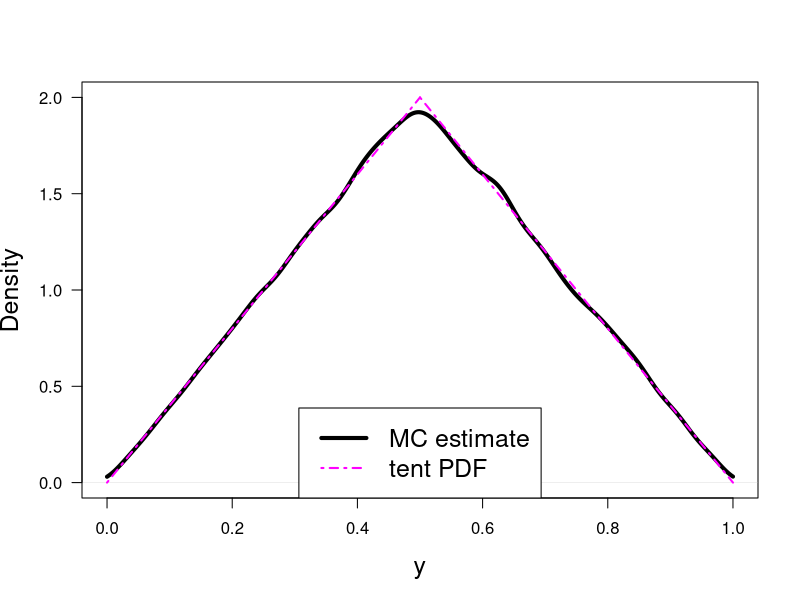

Write the R code that produced this figure.
print('file: RandomTentMCdensityEst.R')
# estimate density from 1e5 random numbers from tent PDF
set.seed(1953)
M = 1e5; r = runif(M);  # uniformly distributed random numbers
y = numeric(M)
for (k in 1:M) {    # transformation y(x)
  x = r[k];
  if (x < 0.5) {y[k] = sqrt(x/2)}
  else {y[k] = 1-sqrt((1-x)/2)}}
# png('tentDensityEstimate160722.png',width=16,height=16,units='cm',res=300)
plot(density(y,from=0.0,to=1.0),type='l',lwd=4,col='black',
     xlab='y',ylab='Density',main='',las=1,xlim=c(0,1),ylim=c(0,2),cex.lab=1.5)
dy = 0.01; y1 = seq(0,0.5,dy); y2 = seq(0.5,1,dy)
q1 = 4*y1; q2 = 4*(1-y2)
lines(y1,q1,lwd=2,col='magenta',lty=4)
lines(y2,q2,lwd=2,col='magenta',lty=4)
legend('bottom',legend=c('MC estimate','tent PDF'),col=c('black','magenta'),
       lty=c(1,4),lwd=c(4,2),cex=1.5)
# dev.off()
